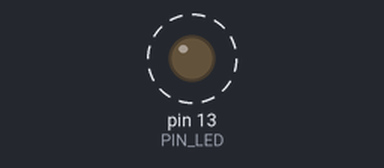
A sketch run on a simulated Arduino Uno, built with avr-gcc and run on an emulated ATmega328P. Parts: output pins drawn as LEDs (lit = HIGH). Dashed ring = blinking. At 2.0 s the program stops and its outputs stay as they are.

Above: at 1.05 s.
Timing chart, 0 to 3.5 s (numbered marks = the images above):
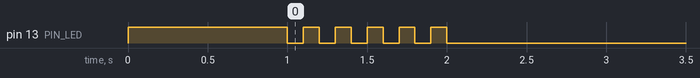

Measured:
- by itself, pin 13 (PIN_LED): alternates HIGH for 0.10 s and LOW for 0.10 s, 11 changes in all, then stays LOW

The sketch:

05_practice_2.ino
```cpp
#define PIN_LED 13
unsigned int count, toggle;


void setup() {
  pinMode(PIN_LED, OUTPUT);
  Serial.begin(115200); // Initialize serial port
  while (!Serial) {
    ; // wait for serial port to connect.
  }
  digitalWrite(PIN_LED, 0); // turn off LED.
  digitalWrite(PIN_LED, 1);
  delay(1000);
  count = 0;
}


void loop() {
  toggle = 0; //toggle LED value.
  count++;
  digitalWrite(PIN_LED, toggle); // update LED status.
  delay(100);
  toggle = 1;
  digitalWrite(PIN_LED, toggle);
  delay(100); // wait for 100 milliseconds
  if (count == 5) {
    toggle = 0;
    digitalWrite(PIN_LED, toggle);
    while(1){

    }

  }
}
```
